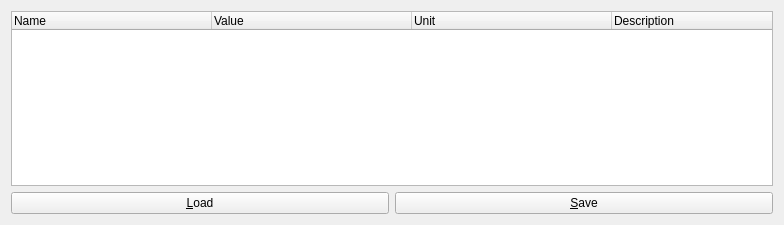
<?xml version="1.0" encoding="UTF-8"?>
<ui version="4.0">
 <class>ParamWindowClass</class>
 <widget class="QWidget" name="ParamWindowClass">
  <property name="geometry">
   <rect>
    <x>0</x>
    <y>0</y>
    <width>784</width>
    <height>225</height>
   </rect>
  </property>
  <property name="windowTitle">
   <string>Parameters</string>
  </property>
  <layout class="QHBoxLayout" name="horizontalLayout">
   <item>
    <layout class="QVBoxLayout" name="verticalLayout">
     <item>
      <widget class="QTreeWidget" name="treeWidget">
       <property name="selectionBehavior">
        <enum>QAbstractItemView::SelectRows</enum>
       </property>
       <attribute name="headerDefaultSectionSize">
        <number>200</number>
       </attribute>
       <attribute name="headerMinimumSectionSize">
        <number>50</number>
       </attribute>
       <column>
        <property name="text">
         <string>Name</string>
        </property>
       </column>
       <column>
        <property name="text">
         <string>Value</string>
        </property>
       </column>
       <column>
        <property name="text">
         <string>Unit</string>
        </property>
       </column>
       <column>
        <property name="text">
         <string>Description</string>
        </property>
       </column>
      </widget>
     </item>
     <item>
      <layout class="QHBoxLayout" name="horizontalLayout_2">
       <item>
        <widget class="QPushButton" name="pushButtonLoad">
         <property name="text">
          <string>&amp;Load</string>
         </property>
        </widget>
       </item>
       <item>
        <widget class="QPushButton" name="pushButtonSave">
         <property name="text">
          <string>&amp;Save</string>
         </property>
        </widget>
       </item>
      </layout>
     </item>
    </layout>
   </item>
  </layout>
 </widget>
 <layoutdefault spacing="6" margin="11"/>
 <resources/>
 <connections/>
</ui>
